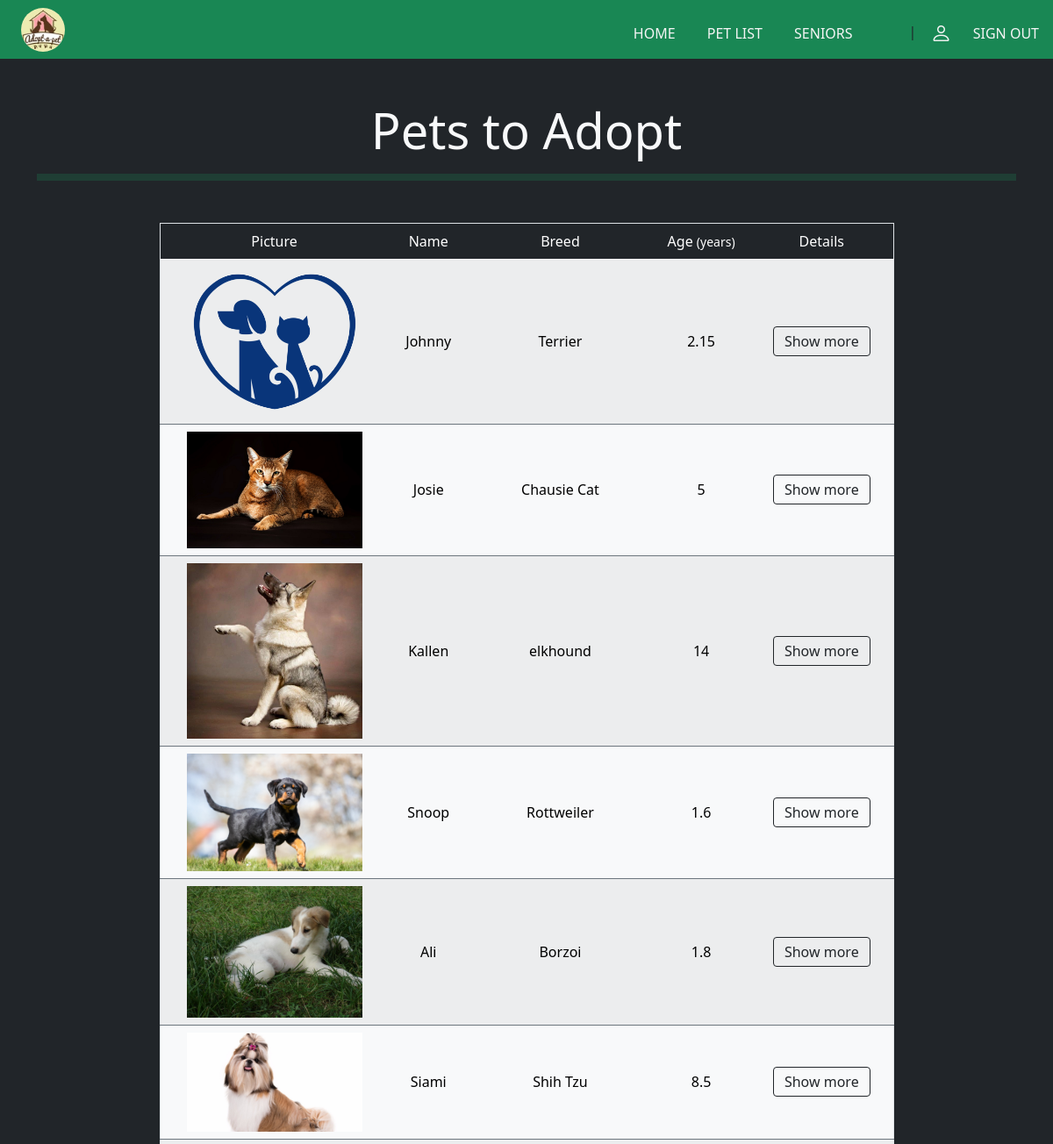
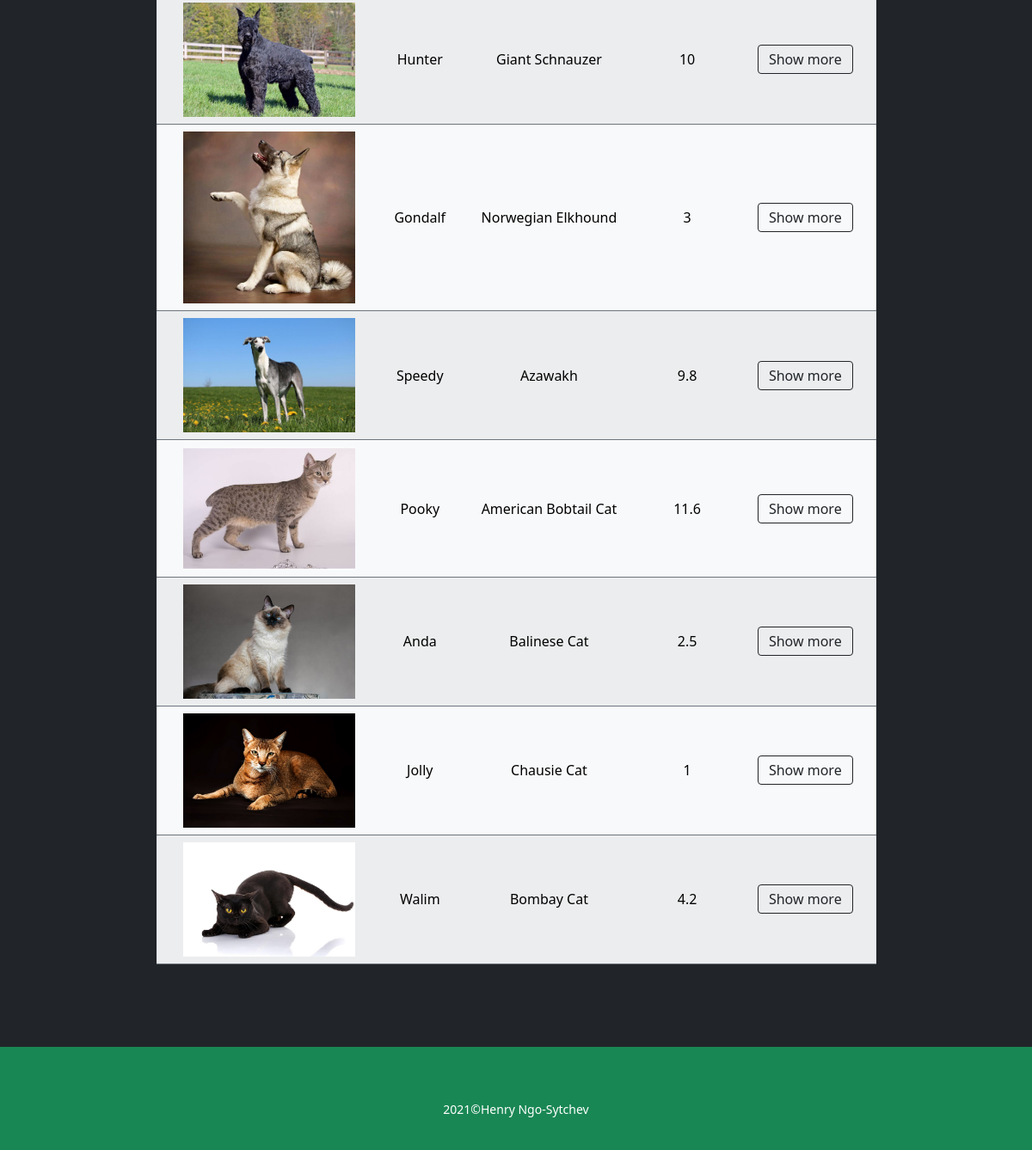
/CRUD/animals/index.php (signed in), run on the app's committed database (2 pictures, top to bottom).
### tables this page shows
CREATE TABLE `animals` (
  `animal_id` int(5) NOT NULL,
  `name` varchar(30) NOT NULL,
  `breed` varchar(50) NOT NULL,
  `picture` varchar(255) DEFAULT NULL,
  `location` varchar(100) DEFAULT NULL,
  `description` text DEFAULT NULL,
  `size` float DEFAULT NULL,
  `age` float DEFAULT NULL,
  `hobbies` varchar(100) DEFAULT NULL
);

### CRUD/animals/index.php (the view, shortened to what this page needs)
<?php
    require_once("../components/db_connect.php");
    $sql = "SELECT * FROM animals;";
    $query = mysqli_query($connect, $sql);
    $result = mysqli_fetch_all($query, MYSQLI_ASSOC);
    $animals = "";
    if(mysqli_num_rows($query) > 0){
        foreach($result as $row){
            $animals .= "
            <tr class='align-middle text-center border-top border-bottom border-secondary'>
                <td>
                <a href='details.php?id={$row["animal_id"]}'>
                <img class='img-fluid' width='200px' src='../pictures/{$row["picture"]}'>
                </a>
                </td>
                <td>{$row['name']}</td>
                <td>{$row['breed']}</td>
                <td>{$row['age']}</td>
                <td>
                    <a class='btn btn-outline-dark w-auto py-1 m-1' href='details.php?id={$row["animal_id"]}'><span>Show more</span>
                    </a>
                </td>
            </tr>
            ";
        }
    }
?>
<!DOCTYPE html>
<html lang="en">
<head>
    <?php
    require_once("../components/bootstrap.php");
    ?>
</head>
<body>
    <?php
    $url = "";
    $img_url = $logout_url = "../";
    require_once("../components/navbar.php");
    ?>
    <main class="bg-dark">
    <div class="container bg-dark py-5">
    <h1 class="text-center text-light fw-light display-4">Pets to Adopt</h1>
        <hr class="bg-success py-1 mb-5">
        <table class="table table-light table-striped border border-muted my-5 mx-auto w-75">
            <thead class="table-dark text-center">
                <tr class="align-middle">
                    <td>Picture</td>
                    <td>Name</td>
                    <td>Breed</td>
                    <td>Age <small>(years)</small></td>
                    <td>Details</td>
                </tr>
            </thead>
            <tbody>
                <?= $animals ?>
            </tbody>
        </table>
    </div>
    </main>
    <?php require_once("../components/footer.php"); ?>
</body>
</html>

### CRUD/components/bootstrap.php (shortened to what this page needs)
<link href="https://cdn.jsdelivr.net/npm/bootstrap@5.0.0-beta1/dist/css/bootstrap.min.css"  rel="stylesheet">
<link rel="stylesheet" href="https://cdn.jsdelivr.net/npm/bootstrap-icons@1.6.0/font/bootstrap-icons.css">

### CRUD/components/navbar.php (shortened to what this page needs)
        <!DOCTYPE html>
<html lang="en">
<head>
    <?php require_once("bootstrap.php")?>
</head>
<body>
<div class="d-flex sticky-top bg-success mb-0 justify-content-between align-items-center">
    <div>
        <a href="<?= ($url??""); ?>index.php">
            <img class="d-inline-block align-text-top rounded-circle mx-4 my-2" src="<?= ($img_url??""); ?>pictures/layout_img/logo_pets.jpg" alt="logo" width="50" height="50">
        </a>
    </div>
    <div class="text-center pt-2 d-flex justify-content-between align-items-center">
        <section>
            <a class="nav_link text-decoration-none <?= (isset($_SESSION["adm"])?"d-none":""); ?>" href="<?= ($home_url??""); ?>../home.php">
                <span class="p-0 mb-1 mx-3">HOME</span>
            </a>
            <a class="nav_link text-decoration-none" href="<?= ($url??""); ?>index.php">
                <span class="p-0 mb-1 mx-3">PET LIST</span>
            </a>
            <a class="nav_link text-decoration-none" href="<?= ($url??""); ?>senior.php">
                <span class="p-0 mb-1 mx-3">SENIORS</span>
            </a>
        </section>
        <section>
            <span class="ms-5 me-2"> | </span>
            <a class="nav_link text-decoration-none" href="<?= ($url??""); ?>../<?= (isset($_SESSION["user"])?"home.php":"dashBoard.php"); ?>">
                <small class="p-0 mb-1 mx-1"><i class="bi bi-person fs-4"></i></small>
            </a>
            <a class="nav_link text-decoration-none" href="<?= ($url??""); ?>../logout.php?logout">
                <span class="p-0 mb-1 mx-3">SIGN OUT</span>
            </a>
        </section>
    </div>
</div>
</body>
</html>

### CRUD/components/footer.php (shortened to what this page needs)
<!DOCTYPE html>
<html lang="en">
<head>
    <?php require_once("bootstrap.php")?>
</head>
<body>
    <footer class="bg-success">
        <p><small>2021&copy;Henry Ngo-Sytchev</small></p>
    </footer>
</body>
</html>

### CRUD/animals/index.php (style rules this page uses)
main { min-height: 100vh; }

### CRUD/components/navbar.php (style rules this page uses)
.nav_link { vertical-align: middle; color: whitesmoke; font-weight: lighter; transition: color .25s, border-bottom .65s, font-weight .35s; }

### CRUD/components/footer.php (style rules this page uses)
footer { padding: 5%; height: 100px; background: black; color: white; text-align: center; }

### data on the page
animals: picture (picture), name "Johnny", breed "Terrier", age "2.15"
animals: picture (picture), name "Josie", breed "Chausie Cat", age "5"
animals: picture (picture), name "Kallen", breed "elkhound", age "14"
animals: picture (picture), name "Snoop", breed "Rottweiler", age "1.6"
animals: picture (picture), name "Ali", breed "Borzoi", age "1.8"
animals: picture (picture), name "Siami", breed "Shih Tzu", age "8.5"
animals: picture (picture), name "Hunter", breed "Giant Schnauzer", age "10"
animals: picture (picture), name "Gondalf", breed "Norwegian Elkhound", age "3"
animals: picture (picture), name "Speedy", breed "Azawakh", age "9.8"
animals: picture (picture), name "Pooky", breed "American Bobtail Cat", age "11.6"
animals: picture (picture), name "Anda", breed "Balinese Cat", age "2.5"
animals: picture (picture), name "Jolly", breed "Chausie Cat", age "1"
animals: picture (picture), name "Walim", breed "Bombay Cat", age "4.2"
